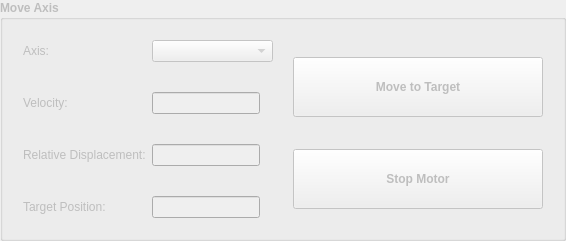
    <widget class="QGroupBox" name="gb_move_axis">
     <property name="enabled">
      <bool>false</bool>
     </property>
     <property name="font">
      <font>
       <weight>75</weight>
       <bold>true</bold>
      </font>
     </property>
     <property name="title">
      <string>Move Axis</string>
     </property>
     <layout class="QGridLayout" name="gridLayout_6">
      <property name="horizontalSpacing">
       <number>20</number>
      </property>
      <property name="margin">
       <number>20</number>
      </property>
      <item row="0" column="0" rowspan="2">
       <layout class="QGridLayout" name="gridLayout_4">
        <property name="sizeConstraint">
         <enum>QLayout::SetDefaultConstraint</enum>
        </property>
        <property name="horizontalSpacing">
         <number>6</number>
        </property>
        <property name="verticalSpacing">
         <number>30</number>
        </property>
        <item row="2" column="2">
         <widget class="QLabel" name="la_reldispunit">
          <property name="sizePolicy">
           <sizepolicy hsizetype="Minimum" vsizetype="Preferred">
            <horstretch>0</horstretch>
            <verstretch>0</verstretch>
           </sizepolicy>
          </property>
          <property name="font">
           <font>
            <weight>50</weight>
            <bold>false</bold>
           </font>
          </property>
          <property name="text">
           <string/>
          </property>
         </widget>
        </item>
        <item row="0" column="1" colspan="2">
         <widget class="QComboBox" name="cmb_select_axis">
          <property name="font">
           <font>
            <weight>50</weight>
            <bold>false</bold>
           </font>
          </property>
          <item>
           <property name="text">
            <string/>
           </property>
          </item>
          <item>
           <property name="text">
            <string>#1 (+Z)</string>
           </property>
          </item>
          <item>
           <property name="text">
            <string>#2 (+Y)</string>
           </property>
          </item>
          <item>
           <property name="text">
            <string>#3 (+X)</string>
           </property>
          </item>
          <item>
           <property name="text">
            <string>#5 (+A)</string>
           </property>
          </item>
          <item>
           <property name="text">
            <string>#6 (+W)</string>
           </property>
          </item>
          <item>
           <property name="text">
            <string>#7 (+V)</string>
           </property>
          </item>
          <item>
           <property name="text">
            <string>#8 (+B)</string>
           </property>
          </item>
          <item>
           <property name="text">
            <string>#9 (+C)</string>
           </property>
          </item>
         </widget>
        </item>
        <item row="1" column="2">
         <widget class="QLabel" name="la_target_vel_unit">
          <property name="sizePolicy">
           <sizepolicy hsizetype="Minimum" vsizetype="Preferred">
            <horstretch>0</horstretch>
            <verstretch>0</verstretch>
           </sizepolicy>
          </property>
          <property name="font">
           <font>
            <weight>50</weight>
            <bold>false</bold>
           </font>
          </property>
          <property name="text">
           <string/>
          </property>
         </widget>
        </item>
        <item row="3" column="2">
         <widget class="QLabel" name="la_target_pos_unit">
          <property name="sizePolicy">
           <sizepolicy hsizetype="Minimum" vsizetype="Preferred">
            <horstretch>0</horstretch>
            <verstretch>0</verstretch>
           </sizepolicy>
          </property>
          <property name="font">
           <font>
            <weight>50</weight>
            <bold>false</bold>
           </font>
          </property>
          <property name="text">
           <string/>
          </property>
         </widget>
        </item>
        <item row="2" column="0">
         <widget class="QLabel" name="label_11">
          <property name="font">
           <font>
            <weight>50</weight>
            <bold>false</bold>
           </font>
          </property>
          <property name="text">
           <string>Relative Displacement:</string>
          </property>
         </widget>
        </item>
        <item row="1" column="1">
         <widget class="QLineEdit" name="le_target_vel">
          <property name="font">
           <font>
            <weight>50</weight>
            <bold>false</bold>
           </font>
          </property>
         </widget>
        </item>
        <item row="1" column="0">
         <widget class="QLabel" name="label_10">
          <property name="font">
           <font>
            <weight>50</weight>
            <bold>false</bold>
           </font>
          </property>
          <property name="text">
           <string>Velocity:</string>
          </property>
         </widget>
        </item>
        <item row="0" column="0">
         <widget class="QLabel" name="label_9">
          <property name="font">
           <font>
            <weight>50</weight>
            <bold>false</bold>
           </font>
          </property>
          <property name="text">
           <string>Axis:</string>
          </property>
         </widget>
        </item>
        <item row="3" column="0">
         <widget class="QLabel" name="label_12">
          <property name="font">
           <font>
            <weight>50</weight>
            <bold>false</bold>
           </font>
          </property>
          <property name="text">
           <string>Target Position:</string>
          </property>
         </widget>
        </item>
        <item row="2" column="1">
         <widget class="QLineEdit" name="le_reldisp">
          <property name="font">
           <font>
            <weight>50</weight>
            <bold>false</bold>
           </font>
          </property>
         </widget>
        </item>
        <item row="3" column="1">
         <widget class="QLineEdit" name="le_target_pos">
          <property name="font">
           <font>
            <weight>50</weight>
            <bold>false</bold>
           </font>
          </property>
         </widget>
        </item>
       </layout>
      </item>
      <item row="0" column="1">
       <widget class="QPushButton" name="pbt_move">
        <property name="enabled">
         <bool>false</bool>
        </property>
        <property name="minimumSize">
         <size>
          <width>250</width>
          <height>60</height>
         </size>
        </property>
        <property name="text">
         <string>Move to Target</string>
        </property>
        <property name="icon">
         <iconset>
          <normaloff>../../resources/img/move.png</normaloff>../../resources/img/move.png</iconset>
        </property>
       </widget>
      </item>
      <item row="1" column="1">
       <widget class="QPushButton" name="pbt_stop">
        <property name="enabled">
         <bool>false</bool>
        </property>
        <property name="minimumSize">
         <size>
          <width>250</width>
          <height>60</height>
         </size>
        </property>
        <property name="text">
         <string>Stop Motor</string>
        </property>
        <property name="icon">
         <iconset>
          <normaloff>../../resources/img/stop.png</normaloff>../../resources/img/stop.png</iconset>
        </property>
       </widget>
      </item>
     </layout>
    </widget>
